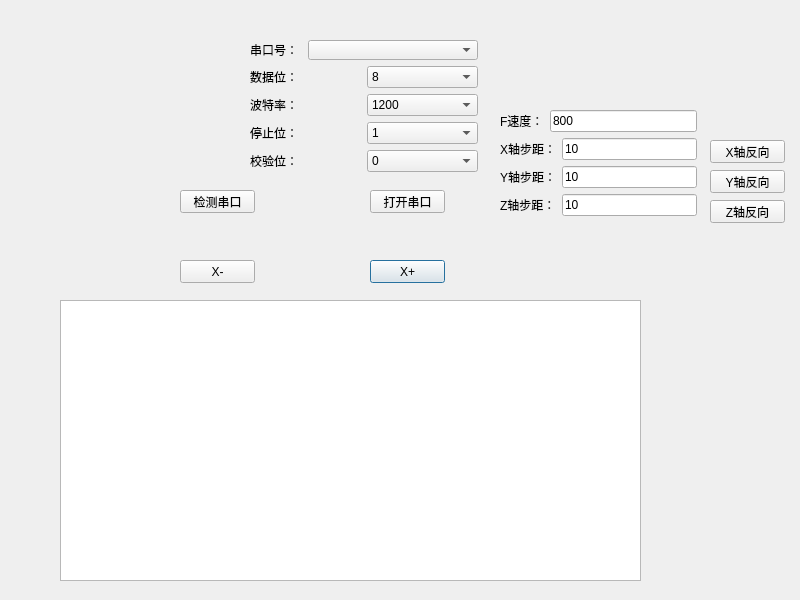
<?xml version="1.0" encoding="UTF-8"?>
<ui version="4.0">
 <class>MainWindow</class>
 <widget class="QDialog" name="MainWindow">
  <property name="geometry">
   <rect>
    <x>0</x>
    <y>0</y>
    <width>800</width>
    <height>600</height>
   </rect>
  </property>
  <property name="windowTitle">
   <string>MainWindow</string>
  </property>
  <widget class="QPushButton" name="xRightMoveBtn">
   <property name="geometry">
    <rect>
     <x>370</x>
     <y>260</y>
     <width>75</width>
     <height>23</height>
    </rect>
   </property>
   <property name="text">
    <string>X+</string>
   </property>
  </widget>
  <widget class="QPushButton" name="xLeftMoveBtn">
   <property name="geometry">
    <rect>
     <x>180</x>
     <y>260</y>
     <width>75</width>
     <height>23</height>
    </rect>
   </property>
   <property name="text">
    <string>X-</string>
   </property>
  </widget>
  <widget class="QPushButton" name="searchSerialBtn">
   <property name="geometry">
    <rect>
     <x>180</x>
     <y>190</y>
     <width>75</width>
     <height>23</height>
    </rect>
   </property>
   <property name="text">
    <string>检测串口</string>
   </property>
  </widget>
  <widget class="QPushButton" name="openSerialBtn">
   <property name="geometry">
    <rect>
     <x>370</x>
     <y>190</y>
     <width>75</width>
     <height>23</height>
    </rect>
   </property>
   <property name="text">
    <string>打开串口</string>
   </property>
  </widget>
  <widget class="QWidget" name="layoutWidget">
   <property name="geometry">
    <rect>
     <x>250</x>
     <y>40</y>
     <width>228</width>
     <height>136</height>
    </rect>
   </property>
   <layout class="QVBoxLayout" name="verticalLayout">
    <item>
     <layout class="QHBoxLayout" name="horizontalLayout_3">
      <item>
       <widget class="QLabel" name="label">
        <property name="text">
         <string>串口号：</string>
        </property>
       </widget>
      </item>
      <item>
       <widget class="QComboBox" name="serialPortNameComb">
        <property name="sizePolicy">
         <sizepolicy hsizetype="Fixed" vsizetype="Fixed">
          <horstretch>0</horstretch>
          <verstretch>0</verstretch>
         </sizepolicy>
        </property>
        <property name="minimumSize">
         <size>
          <width>170</width>
          <height>20</height>
         </size>
        </property>
        <property name="maximumSize">
         <size>
          <width>170</width>
          <height>20</height>
         </size>
        </property>
       </widget>
      </item>
     </layout>
    </item>
    <item>
     <layout class="QHBoxLayout" name="horizontalLayout_4">
      <item>
       <widget class="QLabel" name="label_4">
        <property name="text">
         <string>数据位：</string>
        </property>
       </widget>
      </item>
      <item>
       <widget class="QComboBox" name="dataBitsComb">
        <item>
         <property name="text">
          <string>8</string>
         </property>
        </item>
       </widget>
      </item>
     </layout>
    </item>
    <item>
     <layout class="QHBoxLayout" name="horizontalLayout_2">
      <item>
       <widget class="QLabel" name="label_2">
        <property name="text">
         <string>波特率：</string>
        </property>
       </widget>
      </item>
      <item>
       <widget class="QComboBox" name="baudRateComb">
        <item>
         <property name="text">
          <string>1200</string>
         </property>
        </item>
        <item>
         <property name="text">
          <string>2400</string>
         </property>
        </item>
        <item>
         <property name="text">
          <string>4800</string>
         </property>
        </item>
        <item>
         <property name="text">
          <string>9600</string>
         </property>
        </item>
        <item>
         <property name="text">
          <string>115200</string>
         </property>
        </item>
       </widget>
      </item>
     </layout>
    </item>
    <item>
     <layout class="QHBoxLayout" name="horizontalLayout_5">
      <item>
       <widget class="QLabel" name="label_5">
        <property name="text">
         <string>停止位：</string>
        </property>
       </widget>
      </item>
      <item>
       <widget class="QComboBox" name="stopBitComb">
        <item>
         <property name="text">
          <string>1</string>
         </property>
        </item>
        <item>
         <property name="text">
          <string>2</string>
         </property>
        </item>
       </widget>
      </item>
     </layout>
    </item>
    <item>
     <layout class="QHBoxLayout" name="horizontalLayout">
      <item>
       <widget class="QLabel" name="label_3">
        <property name="text">
         <string>校验位：</string>
        </property>
       </widget>
      </item>
      <item>
       <widget class="QComboBox" name="parityBitComb">
        <item>
         <property name="text">
          <string>0</string>
         </property>
        </item>
       </widget>
      </item>
     </layout>
    </item>
   </layout>
  </widget>
  <widget class="QTextEdit" name="viewTextEdit">
   <property name="geometry">
    <rect>
     <x>60</x>
     <y>300</y>
     <width>581</width>
     <height>281</height>
    </rect>
   </property>
  </widget>
  <widget class="QPushButton" name="zReverseBtn">
   <property name="geometry">
    <rect>
     <x>710</x>
     <y>200</y>
     <width>75</width>
     <height>23</height>
    </rect>
   </property>
   <property name="text">
    <string>Z轴反向</string>
   </property>
   <property name="checkable">
    <bool>true</bool>
   </property>
  </widget>
  <widget class="QPushButton" name="xReverseBtn">
   <property name="geometry">
    <rect>
     <x>710</x>
     <y>140</y>
     <width>75</width>
     <height>23</height>
    </rect>
   </property>
   <property name="text">
    <string>X轴反向</string>
   </property>
   <property name="checkable">
    <bool>true</bool>
   </property>
  </widget>
  <widget class="QPushButton" name="yReverseBtn">
   <property name="geometry">
    <rect>
     <x>710</x>
     <y>170</y>
     <width>75</width>
     <height>23</height>
    </rect>
   </property>
   <property name="text">
    <string>Y轴反向</string>
   </property>
   <property name="checkable">
    <bool>true</bool>
   </property>
  </widget>
  <widget class="QWidget" name="">
   <property name="geometry">
    <rect>
     <x>500</x>
     <y>110</y>
     <width>197</width>
     <height>108</height>
    </rect>
   </property>
   <layout class="QVBoxLayout" name="verticalLayout_2">
    <item>
     <layout class="QHBoxLayout" name="horizontalLayout_9">
      <item>
       <widget class="QLabel" name="label_9">
        <property name="text">
         <string>F速度：</string>
        </property>
       </widget>
      </item>
      <item>
       <widget class="QLineEdit" name="fSpeedLineEdit">
        <property name="text">
         <string>800</string>
        </property>
       </widget>
      </item>
     </layout>
    </item>
    <item>
     <layout class="QHBoxLayout" name="horizontalLayout_6">
      <item>
       <widget class="QLabel" name="label_6">
        <property name="text">
         <string>X轴步距：</string>
        </property>
       </widget>
      </item>
      <item>
       <widget class="QLineEdit" name="xStepLineEidt">
        <property name="text">
         <string>10</string>
        </property>
       </widget>
      </item>
     </layout>
    </item>
    <item>
     <layout class="QHBoxLayout" name="horizontalLayout_7">
      <item>
       <widget class="QLabel" name="label_8">
        <property name="text">
         <string>Y轴步距：</string>
        </property>
       </widget>
      </item>
      <item>
       <widget class="QLineEdit" name="yStepLineEdit">
        <property name="text">
         <string>10</string>
        </property>
       </widget>
      </item>
     </layout>
    </item>
    <item>
     <layout class="QHBoxLayout" name="horizontalLayout_8">
      <item>
       <widget class="QLabel" name="label_7">
        <property name="text">
         <string>Z轴步距：</string>
        </property>
       </widget>
      </item>
      <item>
       <widget class="QLineEdit" name="zStepLineEdit">
        <property name="text">
         <string>10</string>
        </property>
       </widget>
      </item>
     </layout>
    </item>
   </layout>
  </widget>
 </widget>
 <resources/>
 <connections/>
</ui>
